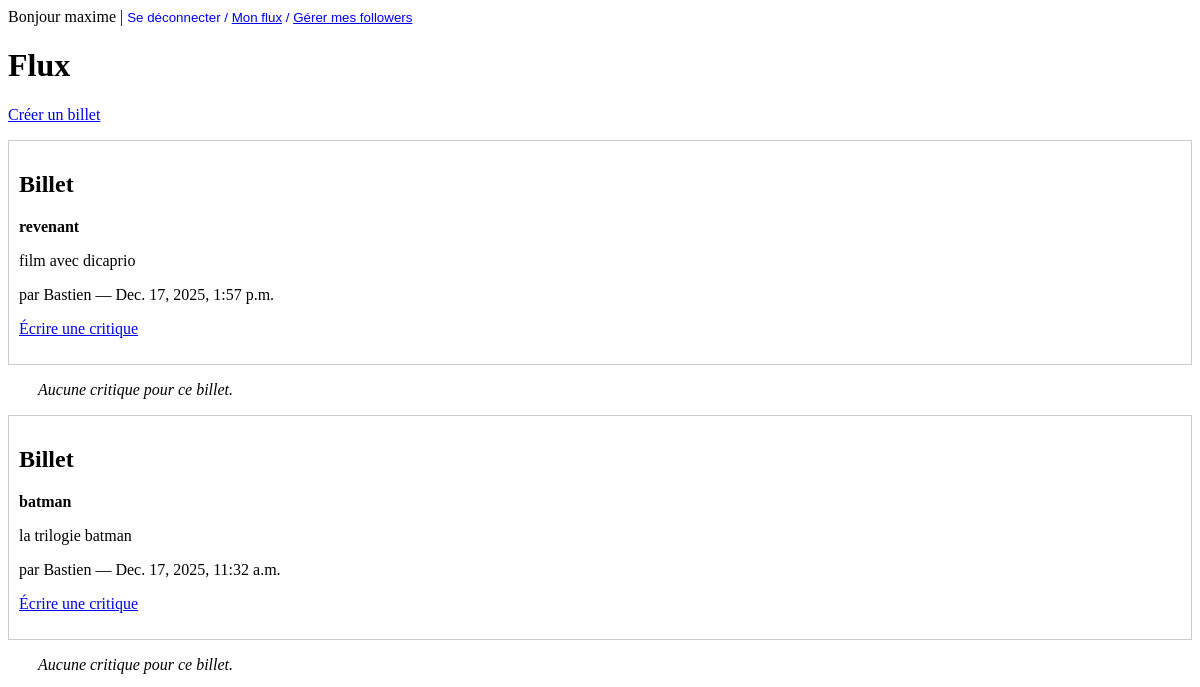
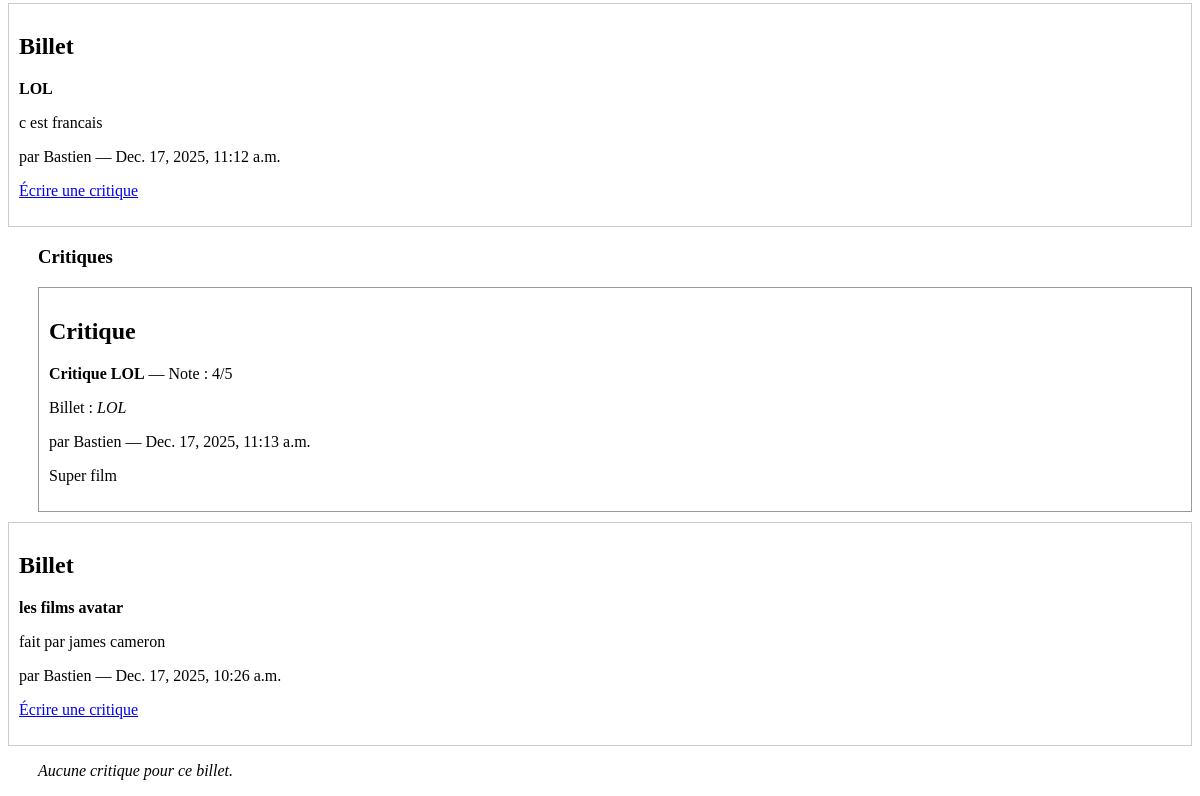
/ (signed in), run on an earlier commit of the app's database (2 pictures, top to bottom).
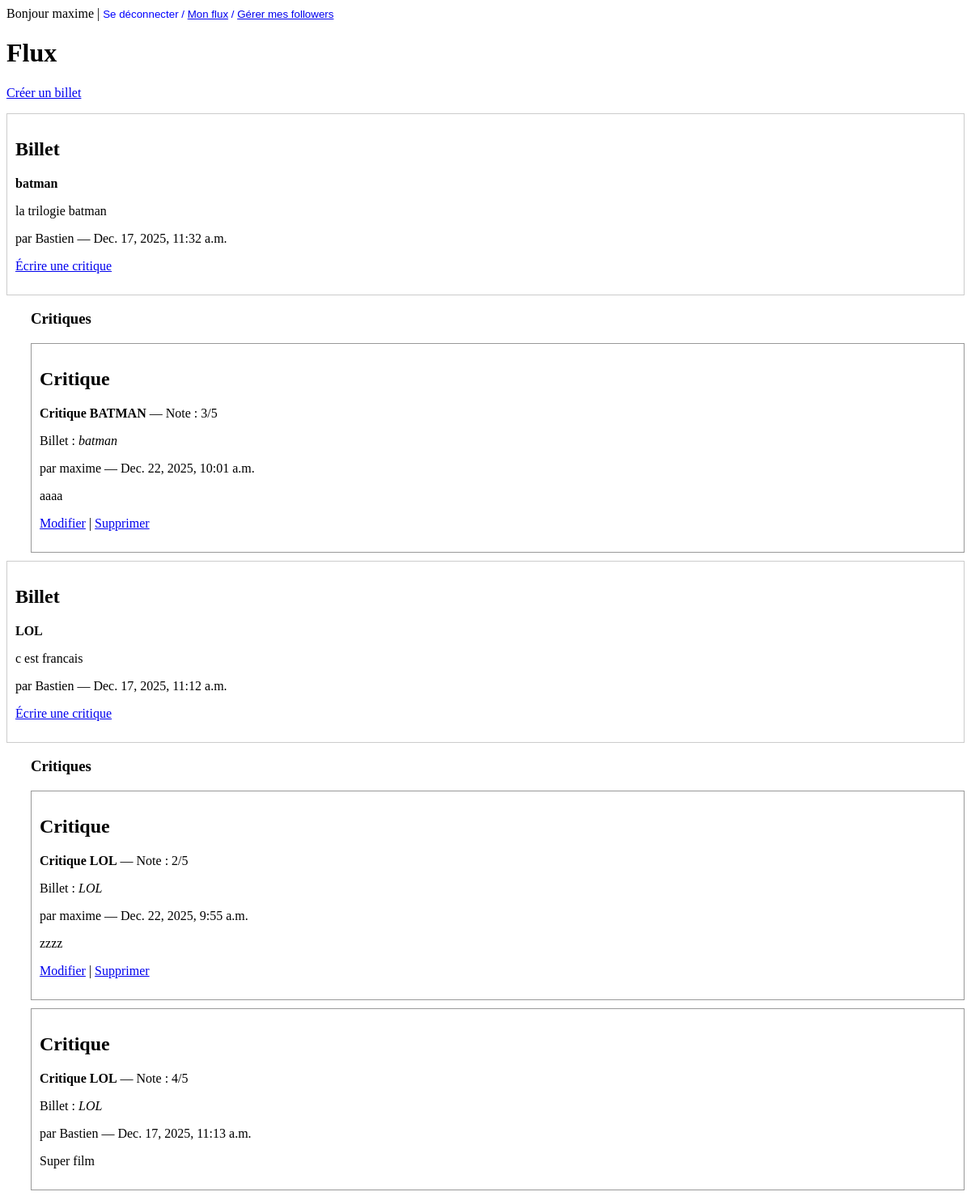
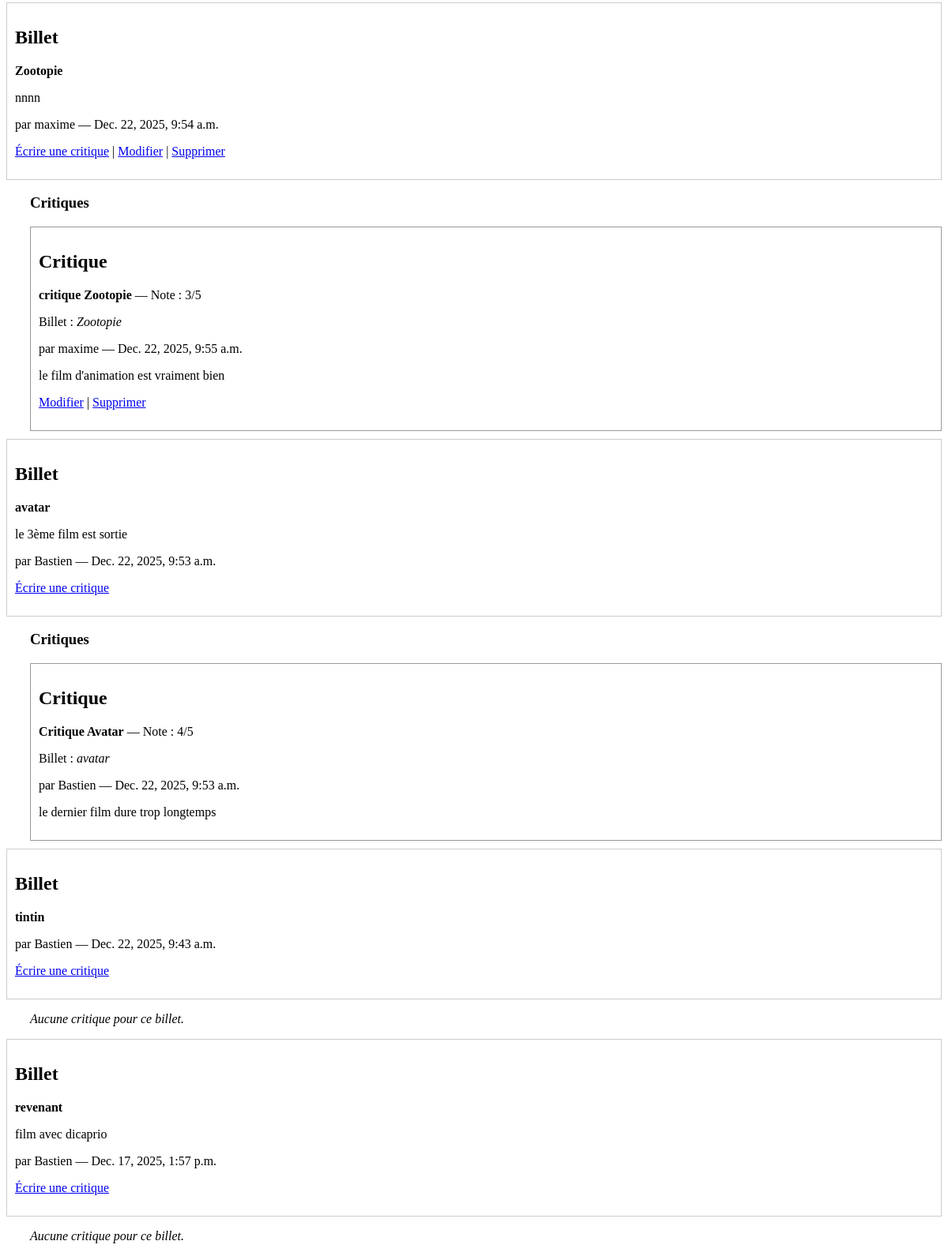
And on a later commit of the database (2 pictures, top to bottom).
### reviews/models.py (models this page shows, shortened)
class Ticket(models.Model):
    title = models.CharField(max_length=128)
    description = models.TextField(blank=True)
    user = models.ForeignKey(settings.AUTH_USER_MODEL, on_delete=models.CASCADE)
    image = models.ImageField(upload_to="tickets/", null=True, blank=True)
    time_created = models.DateTimeField(auto_now_add=True)

class Review(models.Model):
    ticket = models.ForeignKey(Ticket, on_delete=models.CASCADE)
    rating = models.PositiveSmallIntegerField(
        validators=[MinValueValidator(0), MaxValueValidator(5)]
    )
    headline = models.CharField(max_length=128)
    body = models.TextField(blank=True)
    user = models.ForeignKey(settings.AUTH_USER_MODEL, on_delete=models.CASCADE)
    time_created = models.DateTimeField(auto_now_add=True)

### accounts/models.py (models this page shows)
class User(AbstractUser):
    pass

### reviews/views.py (the view)
# urls.py: path("", review_views.feed, name="home"),
@login_required
def feed(request):
    user = request.user
    followed_users_ids = UserFollows.objects.filter(user=user).values_list(
        "followed_user_id", flat=True
    )
    tickets_own = Ticket.objects.filter(user=user)
    tickets_followed = Ticket.objects.filter(user__in=followed_users_ids)
    tickets = tickets_own.union(tickets_followed)
    reviews_own = Review.objects.filter(user=user)
    reviews_followed = Review.objects.filter(user__in=followed_users_ids)
    reviews_on_my_tickets = Review.objects.filter(ticket__user=user)
    reviews = reviews_own.union(
        reviews_followed,
        reviews_on_my_tickets,
    )
    reviews_by_ticket_id = {}
    for review in reviews:
        reviews_by_ticket_id.setdefault(review.ticket_id, []).append(review)
    feed_groups = []
    for ticket in tickets:
        ticket_reviews = reviews_by_ticket_id.get(ticket.id, [])
        ticket_reviews.sort(key=lambda r: r.time_created, reverse=True)
        latest_review = ticket_reviews[0] if ticket_reviews else None
        activity_time = ticket.time_created
        if latest_review and latest_review.time_created > activity_time:
            activity_time = latest_review.time_created
        feed_groups.append(
            {
                "ticket": ticket,
                "reviews": ticket_reviews,  # toutes les reviews visibles liées à ce ticket
                "latest_review": latest_review,  # la plus récente
                "activity_time": activity_time,  # sert au tri du flux
            }
        )
    feed_groups.sort(key=lambda g: g["activity_time"], reverse=True)
    return render(
        request,
        "reviews/feed.html",
        {"feed_groups": feed_groups},
    )

### templates/reviews/feed.html (shortened to what this page needs)
{% extends "base.html" %}
{% block content %}
<h1>Flux</h1>
<p>
  <a href="{% url 'ticket_create' %}"> Créer un billet</a>
</p>
{% for group in feed_groups %}
  {% include "reviews/ticket.html" with post=group.ticket %}
  {% if group.reviews %}
    <div style="margin-left: 30px;">
      <h3>Critiques</h3>
      {% for review in group.reviews %}
        {% include "reviews/review.html" with post=review %}
      {% endfor %}
    </div>
  {% else %}
    <p style="margin-left: 30px;">
      <em>Aucune critique pour ce billet.</em>
    </p>
  {% endif %}
{% empty %}
  <p>Aucun contenu à afficher.</p>
{% endfor %}
{% endblock %}

### templates/reviews/ticket.html
<article style="border: 1px solid #ccc; padding: 10px; margin-bottom: 10px;">
  <h2>Billet</h2>
  <p><strong>{{ post.title }}</strong></p>
  <p>{{ post.description }}</p>
  <p>par {{ post.user.username }} — {{ post.time_created }}</p>
  <p>
    <a href="{% url 'review_create' post.id %}">Écrire une critique</a>
    {% if post.user == request.user %}
      | <a href="{% url 'ticket_edit' post.id %}">Modifier</a>
      | <a href="{% url 'ticket_delete' post.id %}">Supprimer</a>
    {% endif %}
  </p>
</article>

### templates/reviews/review.html
<article style="border: 1px solid #999; padding: 10px; margin-bottom: 10px;">
  <h2>Critique</h2>
  <p>
    <strong>{{ post.headline }}</strong> — Note : {{ post.rating }}/5
  </p>
  <p>
    Billet : <em>{{ post.ticket.title }}</em>
  </p>
  <p>
    par {{ post.user.username }} — {{ post.time_created }}
  </p>
  <p>{{ post.body }}</p>
  {% if post.user == request.user %}
    <p>
      <a href="{% url 'review_edit' post.id %}">Modifier</a> |
      <a href="{% url 'review_delete' post.id %}">Supprimer</a>
    </p>
  {% endif %}
</article>

What changed in the data, as far as the page shows it:
removed Ticket: title "les films avatar", description "fait par james cameron", user.username "Bastien", time_created "Dec. 17, 2025, 10:26 a.m.", shows "Aucune critique pour ce billet."
computed for Ticket "batman": text "Aucune critique pour ce billet." → "Critiques"
added Review: headline "Critique BATMAN", rating "3", ticket "batman", user.username "maxime", time_created "Dec. 22, 2025, 10:01 a.m.", body "aaaa", shows "Modifier", shown under Ticket "batman"
added Review: headline "Critique LOL", rating "2", ticket "LOL", user.username "maxime", time_created "Dec. 22, 2025, 9:55 a.m.", body "zzzz", shows "Modifier", shown under Ticket "LOL"
added Ticket: title "Zootopie", description "nnnn", user.username "maxime", time_created "Dec. 22, 2025, 9:54 a.m.", shows "Modifier"
added Review: headline "critique Zootopie", rating "3", ticket "Zootopie", user.username "maxime", time_created "Dec. 22, 2025, 9:55 a.m.", body "le film d'animation est vraiment bien", shows "Modifier"
added Ticket: title "avatar", description "le 3ème film est sortie", user.username "Bastien", time_created "Dec. 22, 2025, 9:53 a.m."
added Review: headline "Critique Avatar", rating "4", ticket "avatar", user.username "Bastien", time_created "Dec. 22, 2025, 9:53 a.m.", body "le dernier film dure trop longtemps"
added Ticket: title "tintin", user.username "Bastien", time_created "Dec. 22, 2025, 9:43 a.m.", shows "Aucune critique pour ce billet."
shown differently, row unchanged: Ticket "revenant": moves down the list
